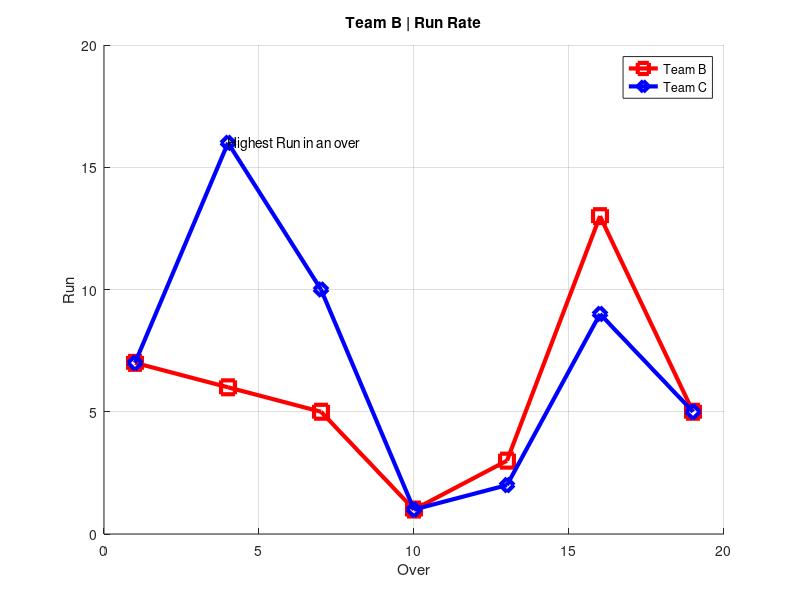

Write MATLAB code to recreate this figure.
%Data Visualization
%Plotting Data
%Video : https://youtu.be/mT_XN79S2Wk

A = [ 1 :3:20 ]
B = [ 7 6 5 1 3 13 5 ]
C = [ 7 16 10 1 2 9 5 ]


figure
hold on
plot(A,B,'-sr','Linewidth',3, 'Markersize',10)
plot(A,C,'-db','Linewidth',3, 'Markersize',10)
xlabel('Over')
ylabel('Run')
title('Team B | Run Rate')
grid on
legend ('Team B' , 'Team C')
axis([0 20 0 20 ])
text ( 4 , 16 , 'Highest Run in an over')
